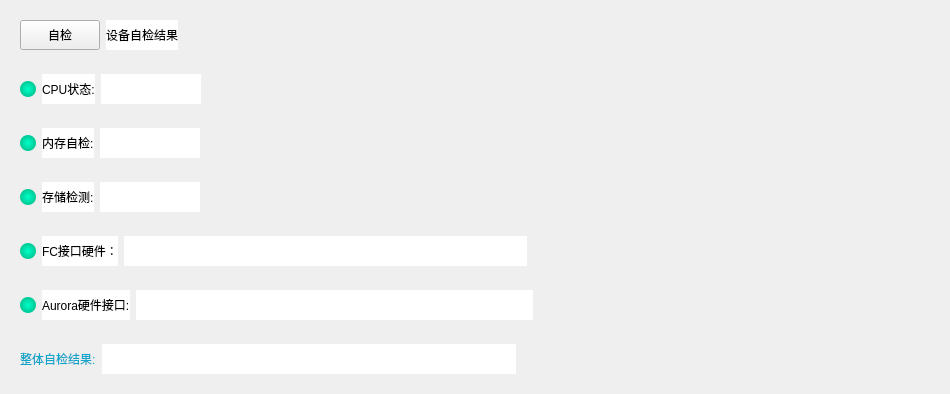
                    <widget class="QWidget" name="widget_20" native="true">
                     <property name="styleSheet">
                      <string notr="true">#widget_20{
background-color: rgb(255,255,255);
border:2px solid rgb(70,90,120);
border-radius:10px;
}</string>
                     </property>
                     <layout class="QGridLayout" name="gridLayout_9">
                      <item row="0" column="0">
                       <widget class="QWidget" name="widget_32" native="true">
                        <layout class="QGridLayout" name="gridLayout_26">
                         <item row="0" column="0">
                          <widget class="QPushButton" name="pushButton_fix">
                           <property name="minimumSize">
                            <size>
                             <width>75</width>
                             <height>30</height>
                            </size>
                           </property>
                           <property name="styleSheet">
                            <string notr="true">QPushButton{
border:1px solid rgb(70,90,120);
color: rgb(255, 255, 255);
border-radius:3px;
font: 75 11pt &quot;微软雅黑&quot;;
background-color: rgb(153,217,234);
}
QPushButton:hover{
color: rgb(25, 118, 210);
background-color: rgb(227, 236, 255);
};</string>
                           </property>
                           <property name="text">
                            <string>自检</string>
                           </property>
                           <property name="icon">
                            <iconset resource="../../../../WTTools/WTRecordPlugin/Res.qrc">
                             <normaloff>:/Images/Icons3/Icon_Tool.png</normaloff>:/Images/Icons3/Icon_Tool.png</iconset>
                           </property>
                          </widget>
                         </item>
                         <item row="0" column="1">
                          <widget class="QLabel" name="label_15">
                           <property name="styleSheet">
                            <string notr="true">color: rgb(0,0,0);
font: 75 11pt &quot;微软雅黑&quot;;
background-color: rgb(255,255,255);</string>
                           </property>
                           <property name="text">
                            <string>设备自检结果</string>
                           </property>
                          </widget>
                         </item>
                         <item row="0" column="2">
                          <spacer name="horizontalSpacer_7">
                           <property name="orientation">
                            <enum>Qt::Horizontal</enum>
                           </property>
                           <property name="sizeHint" stdset="0">
                            <size>
                             <width>752</width>
                             <height>8</height>
                            </size>
                           </property>
                          </spacer>
                         </item>
                        </layout>
                       </widget>
                      </item>
                      <item row="1" column="0">
                       <widget class="QWidget" name="widget_31" native="true">
                        <layout class="QGridLayout" name="gridLayout_25">
                         <item row="0" column="0">
                          <widget class="QWidget" name="widget_5" native="true">
                           <property name="styleSheet">
                            <string notr="true">background: qradialgradient(cx:0.5,cy:0.5,radius:0.5,fx:0.5,fy:0.5,stop:0 rgba(0,255,200,255),stop:1 rgba(0,200,150,255));
box-shadow:0 0 8px rgba(0,255,200,180);
border-radius:8px;
min-width:16px;
min-height:16px;
max-width:16px;
max-height:16px;</string>
                           </property>
                          </widget>
                         </item>
                         <item row="0" column="2">
                          <widget class="QLineEdit" name="lineEdit_cpu">
                           <property name="minimumSize">
                            <size>
                             <width>0</width>
                             <height>30</height>
                            </size>
                           </property>
                           <property name="maximumSize">
                            <size>
                             <width>100</width>
                             <height>16777215</height>
                            </size>
                           </property>
                           <property name="styleSheet">
                            <string notr="true">background-color: rgb(255,255,255);
border:none;
color: rgb(85, 255, 127);
font: 75 14pt &quot;微软雅黑&quot;;</string>
                           </property>
                          </widget>
                         </item>
                         <item row="0" column="1">
                          <widget class="QLabel" name="label_18">
                           <property name="styleSheet">
                            <string notr="true">color: rgb(0,0,0);
font: 75 11pt &quot;微软雅黑&quot;;
background-color: rgb(255,255,255);</string>
                           </property>
                           <property name="text">
                            <string>CPU状态:</string>
                           </property>
                          </widget>
                         </item>
                         <item row="0" column="3">
                          <spacer name="horizontalSpacer_3">
                           <property name="orientation">
                            <enum>Qt::Horizontal</enum>
                           </property>
                           <property name="sizeHint" stdset="0">
                            <size>
                             <width>40</width>
                             <height>20</height>
                            </size>
                           </property>
                          </spacer>
                         </item>
                        </layout>
                       </widget>
                      </item>
                      <item row="2" column="0">
                       <widget class="QWidget" name="widget_21" native="true">
                        <layout class="QGridLayout" name="gridLayout_29">
                         <item row="0" column="2">
                          <widget class="QLineEdit" name="lineEdit_memselfcheck">
                           <property name="minimumSize">
                            <size>
                             <width>0</width>
                             <height>30</height>
                            </size>
                           </property>
                           <property name="maximumSize">
                            <size>
                             <width>100</width>
                             <height>16777215</height>
                            </size>
                           </property>
                           <property name="styleSheet">
                            <string notr="true">background-color: rgb(255,255,255);
border:none;
color: rgb(85, 255, 127);
font: 75 14pt &quot;微软雅黑&quot;;</string>
                           </property>
                          </widget>
                         </item>
                         <item row="0" column="1">
                          <widget class="QLabel" name="label_16">
                           <property name="styleSheet">
                            <string notr="true">color: rgb(0,0,0);
font: 75 11pt &quot;微软雅黑&quot;;
background-color: rgb(255,255,255);</string>
                           </property>
                           <property name="text">
                            <string>内存自检:</string>
                           </property>
                          </widget>
                         </item>
                         <item row="0" column="0">
                          <widget class="QWidget" name="widget_8" native="true">
                           <property name="styleSheet">
                            <string notr="true">background: qradialgradient(cx:0.5,cy:0.5,radius:0.5,fx:0.5,fy:0.5,stop:0 rgba(0,255,200,255),stop:1 rgba(0,200,150,255));
box-shadow:0 0 8px rgba(0,255,200,180);
border-radius:8px;
min-width:16px;
min-height:16px;
max-width:16px;
max-height:16px;</string>
                           </property>
                          </widget>
                         </item>
                         <item row="0" column="3">
                          <spacer name="horizontalSpacer_8">
                           <property name="orientation">
                            <enum>Qt::Horizontal</enum>
                           </property>
                           <property name="sizeHint" stdset="0">
                            <size>
                             <width>40</width>
                             <height>20</height>
                            </size>
                           </property>
                          </spacer>
                         </item>
                        </layout>
                       </widget>
                      </item>
                      <item row="3" column="0">
                       <widget class="QWidget" name="widget_22" native="true">
                        <layout class="QGridLayout" name="gridLayout_27">
                         <item row="0" column="1">
                          <widget class="QLabel" name="label_17">
                           <property name="styleSheet">
                            <string notr="true">color: rgb(0,0,0);
font: 75 11pt &quot;微软雅黑&quot;;
background-color: rgb(255,255,255);</string>
                           </property>
                           <property name="text">
                            <string>存储检测:</string>
                           </property>
                          </widget>
                         </item>
                         <item row="0" column="0">
                          <widget class="QWidget" name="widget_25" native="true">
                           <property name="styleSheet">
                            <string notr="true">background: qradialgradient(cx:0.5,cy:0.5,radius:0.5,fx:0.5,fy:0.5,stop:0 rgba(0,255,200,255),stop:1 rgba(0,200,150,255));
box-shadow:0 0 8px rgba(0,255,200,180);
border-radius:8px;
min-width:16px;
min-height:16px;
max-width:16px;
max-height:16px;</string>
                           </property>
                          </widget>
                         </item>
                         <item row="0" column="2">
                          <widget class="QLineEdit" name="lineEdit_memcheck">
                           <property name="minimumSize">
                            <size>
                             <width>0</width>
                             <height>30</height>
                            </size>
                           </property>
                           <property name="maximumSize">
                            <size>
                             <width>100</width>
                             <height>16777215</height>
                            </size>
                           </property>
                           <property name="styleSheet">
                            <string notr="true">background-color: rgb(255,255,255);
border:none;
color: rgb(85, 255, 127);
font: 75 14pt &quot;微软雅黑&quot;;</string>
                           </property>
                          </widget>
                         </item>
                         <item row="0" column="3">
                          <spacer name="horizontalSpacer_9">
                           <property name="orientation">
                            <enum>Qt::Horizontal</enum>
                           </property>
                           <property name="sizeHint" stdset="0">
                            <size>
                             <width>40</width>
                             <height>20</height>
                            </size>
                           </property>
                          </spacer>
                         </item>
                        </layout>
                       </widget>
                      </item>
                      <item row="4" column="0">
                       <widget class="QWidget" name="widget_23" native="true">
                        <layout class="QGridLayout" name="gridLayout_28">
                         <item row="0" column="1">
                          <widget class="QLabel" name="label_19">
                           <property name="styleSheet">
                            <string notr="true">color: rgb(0,0,0);
font: 75 11pt &quot;微软雅黑&quot;;
background-color: rgb(255,255,255);</string>
                           </property>
                           <property name="text">
                            <string>FC接口硬件：</string>
                           </property>
                          </widget>
                         </item>
                         <item row="0" column="2">
                          <widget class="QLineEdit" name="lineEdit_fc">
                           <property name="minimumSize">
                            <size>
                             <width>0</width>
                             <height>30</height>
                            </size>
                           </property>
                           <property name="styleSheet">
                            <string notr="true">background-color: rgb(255,255,255);
color: rgb(0, 0, 0);
border:none;
font: 75 14pt &quot;微软雅黑&quot;;</string>
                           </property>
                          </widget>
                         </item>
                         <item row="0" column="0">
                          <widget class="QWidget" name="widget_29" native="true">
                           <property name="styleSheet">
                            <string notr="true">background: qradialgradient(cx:0.5,cy:0.5,radius:0.5,fx:0.5,fy:0.5,stop:0 rgba(0,255,200,255),stop:1 rgba(0,200,150,255));
box-shadow:0 0 8px rgba(0,255,200,180);
border-radius:8px;
min-width:16px;
min-height:16px;
max-width:16px;
max-height:16px;</string>
                           </property>
                          </widget>
                         </item>
                         <item row="0" column="3">
                          <spacer name="horizontalSpacer_10">
                           <property name="orientation">
                            <enum>Qt::Horizontal</enum>
                           </property>
                           <property name="sizeHint" stdset="0">
                            <size>
                             <width>40</width>
                             <height>20</height>
                            </size>
                           </property>
                          </spacer>
                         </item>
                        </layout>
                       </widget>
                      </item>
                      <item row="5" column="0">
                       <widget class="QWidget" name="widget_24" native="true">
                        <layout class="QGridLayout" name="gridLayout_30">
                         <item row="0" column="1">
                          <widget class="QLabel" name="label_22">
                           <property name="styleSheet">
                            <string notr="true">color: rgb(0,0,0);
font: 75 11pt &quot;微软雅黑&quot;;
background-color: rgb(255,255,255);</string>
                           </property>
                           <property name="text">
                            <string>Aurora硬件接口:</string>
                           </property>
                          </widget>
                         </item>
                         <item row="0" column="2">
                          <widget class="QLineEdit" name="lineEdit_aurora">
                           <property name="minimumSize">
                            <size>
                             <width>0</width>
                             <height>30</height>
                            </size>
                           </property>
                           <property name="styleSheet">
                            <string notr="true">background-color: rgb(255,255,255);
color: rgb(0, 0, 0);
border:none;
font: 75 14pt &quot;微软雅黑&quot;;</string>
                           </property>
                          </widget>
                         </item>
                         <item row="0" column="0">
                          <widget class="QWidget" name="widget_30" native="true">
                           <property name="styleSheet">
                            <string notr="true">background: qradialgradient(cx:0.5,cy:0.5,radius:0.5,fx:0.5,fy:0.5,stop:0 rgba(0,255,200,255),stop:1 rgba(0,200,150,255));
box-shadow:0 0 8px rgba(0,255,200,180);
border-radius:8px;
min-width:16px;
min-height:16px;
max-width:16px;
max-height:16px;</string>
                           </property>
                          </widget>
                         </item>
                         <item row="0" column="3">
                          <spacer name="horizontalSpacer_11">
                           <property name="orientation">
                            <enum>Qt::Horizontal</enum>
                           </property>
                           <property name="sizeHint" stdset="0">
                            <size>
                             <width>40</width>
                             <height>20</height>
                            </size>
                           </property>
                          </spacer>
                         </item>
                        </layout>
                       </widget>
                      </item>
                      <item row="6" column="0">
                       <widget class="QWidget" name="widget_33" native="true">
                        <layout class="QGridLayout" name="gridLayout_31">
                         <item row="0" column="0">
                          <widget class="QLabel" name="label_21">
                           <property name="styleSheet">
                            <string notr="true">color: rgb(18,165,202);
font: 75 14pt &quot;微软雅黑&quot;;</string>
                           </property>
                           <property name="text">
                            <string>整体自检结果:</string>
                           </property>
                          </widget>
                         </item>
                         <item row="0" column="1">
                          <widget class="QLineEdit" name="lineEdit_result">
                           <property name="minimumSize">
                            <size>
                             <width>0</width>
                             <height>30</height>
                            </size>
                           </property>
                           <property name="styleSheet">
                            <string notr="true">background-color: rgb(255,255,255);
color: rgb(0, 0, 0);
border:none;
font: 75 14pt &quot;微软雅黑&quot;;</string>
                           </property>
                          </widget>
                         </item>
                         <item row="0" column="2">
                          <spacer name="horizontalSpacer_12">
                           <property name="orientation">
                            <enum>Qt::Horizontal</enum>
                           </property>
                           <property name="sizeHint" stdset="0">
                            <size>
                             <width>40</width>
                             <height>20</height>
                            </size>
                           </property>
                          </spacer>
                         </item>
                        </layout>
                       </widget>
                      </item>
                     </layout>
                    </widget>
